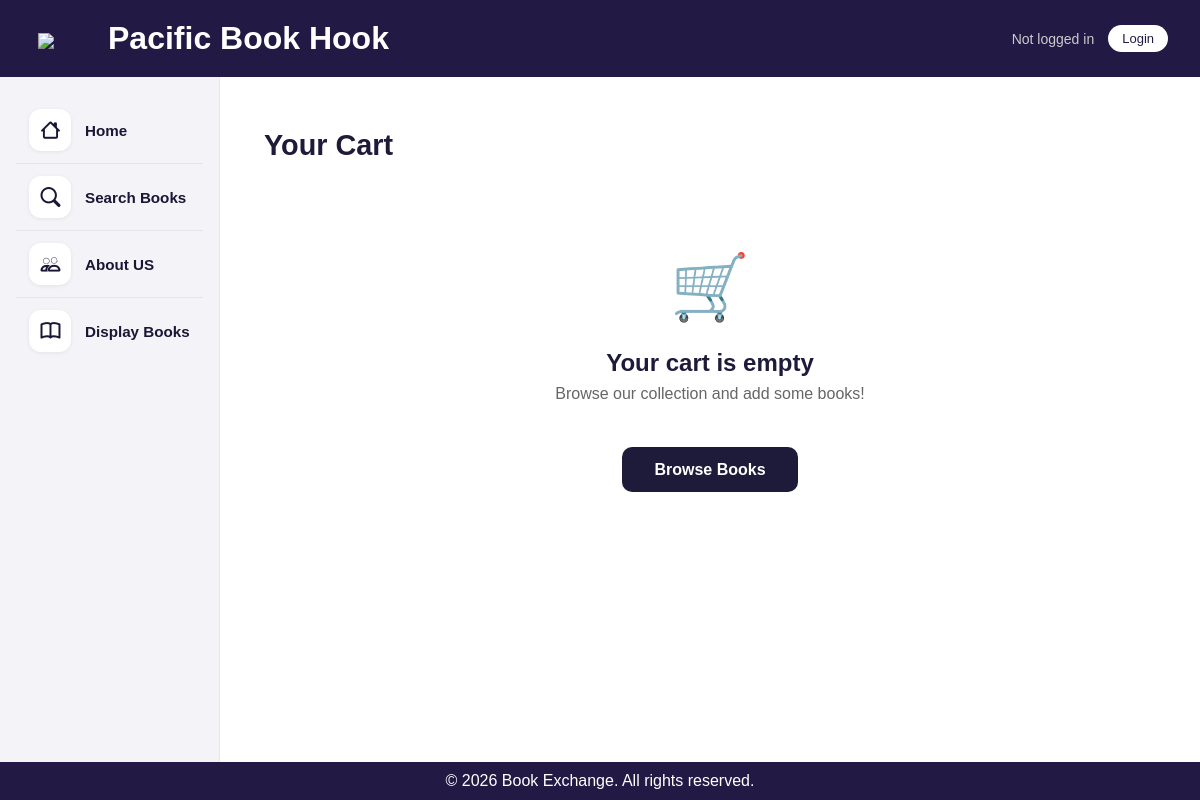
Page /cart/ on the committed database.
### bookMng/models.py (models this page shows, shortened)
class MainMenu(models.Model):
    item = models.CharField(max_length=300, unique=True)
    link = models.CharField(max_length=300, unique=True)
    sort_order = models.IntegerField(default=0)

### cart/views.py (the view)
# urls.py: path('', views.cart_detail, name='cart_detail'),
def cart_detail(request):
    if request.user.is_authenticated:
        db_items, total, total_items = _get_db_cart_items(request.user)
        items = _enrich_db_items(db_items)
    else:
        session_cart = SessionCart(request)
        items = session_cart.items_with_books()
        total = session_cart.get_total()
        total_items = len(session_cart)
    _set_pic_paths(items)
    return render(request, 'cart/cart_detail.html', {
        'items': items,
        'total': total,
        'total_items': total_items,
    })

### bookMng/context_processors.py (called while the page is built)
def menu_links(request):
    return {
        'item_list': MainMenu.objects.all().order_by('sort_order')
    }

### cart/cart_session.py (called while the page is built, shortened)
    def __len__(self):
        return sum(clean_quantity(item.get('quantity', 0), default=0) for item in self.cart.values())

    def get_total(self):
        total = Decimal('0.00')
        for item in self.cart.values():
            quantity = clean_quantity(item.get('quantity', 0), default=0)
            price = Decimal(str(item.get('price', '0')))
            total += price * quantity
        return total

    def items_with_books(self):
        from bookMng.models import Book
        book_ids = []
        for key in self.cart.keys():
            try:
                book_ids.append(int(key))
            except ValueError:
                continue
        books = {book.pk: book for book in Book.objects.filter(pk__in=book_ids)}
        result = []
        return result

### cart/context_processors.py (called while the page is built)
def cart_count(request):
    if request.user.is_authenticated:
        try:
            count = Cart.objects.get(user=request.user).get_total_items()
        except Cart.DoesNotExist:
            count = 0
    else:
        count = len(SessionCart(request))
    return {'cart_item_count': count}

### cart/views.py (called while the page is built)
def _set_pic_paths(items):
    for item in items:
        book = item['book']
        if book.picture:
            url = book.picture.url
            book.pic_path = url[14:] if url.startswith('/static/') else url.lstrip('/')

### cart/templates/cart/cart_detail.html (shortened to what this page needs)
{% extends "base.html" %}
{% load static %}
{% block content %}
<div class="cart-page">
  <h1 class="cart-title">Your Cart
  </h1>
  {% if items %}
    <div class="cart-layout">
      <div class="cart-items">
        {% for item in items %}
        <div class="cart-card">
          {% if item.book.picture %}
            <img src="{% static item.book.pic_path %}" alt="{{ item.book.name }}">
          {% else %}
            <div class="cart-book-img cart-book-img--placeholder">📚</div>
          {% endif %}
          <div class="cart-book-info">
            <h3 class="cart-book-title">{{ item.book.name }}</h3>
            <p class="cart-book-price">${{ item.price }}</p>
            {% if item.book.username %}
              <p class="cart-book-seller">Seller: {{ item.book.username }}</p>
            {% endif %}
          </div>
          <div class="cart-controls">
            <form method="post" action="{% url 'cart:cart_update' item.book.pk %}" class="qty-form">
              {% csrf_token %}
              <button type="submit" name="quantity" value="{{ item.quantity|add:'-1' }}" class="qty-btn">−</button>
              <span class="qty-value">{{ item.quantity }}</span>
              <button type="submit" name="quantity" value="{{ item.quantity|add:'1' }}" class="qty-btn">+</button>
            </form>
            <p class="cart-subtotal">${{ item.subtotal }}</p>
            <form method="post" action="{% url 'cart:cart_remove' item.book.pk %}">
              {% csrf_token %}
              <button type="submit" class="remove-btn">Remove</button>
            </form>
          </div>
        </div>
        {% endfor %}
      </div>
      <div class="cart-summary">
        <h2 class="summary-title">Order Summary</h2>
        <div class="summary-row">
          <span>Items ({{ total_items }})</span>
          <span>${{ total }}</span>
        </div>
        <div class="summary-row summary-row--total">
          <span>Total</span>
          <span>${{ total }}</span>
        </div>
        <a href="{% url 'cart:checkout' %}" class="checkout-btn">Proceed to Checkout →</a>
        <a href="/displaybooks" class="continue-btn">← Continue Shopping</a>      </div>
    </div>
  {% else %}
    <div class="empty-cart">
      <p class="empty-icon">🛒</p>
      <h2>Your cart is empty</h2>
      <p>Browse our collection and add some books!</p>
      <a href="/displaybooks" class="checkout-btn">Browse Books</a>    </div>
  {% endif %}
</div>
{% endblock %}

### bookEx/templates/base.html (shortened to what this page needs)
{% load static %}
<!DOCTYPE html>
<html lang="en">
<head>
    <link href="{%  static 'main.css' %}" rel="stylesheet" type="text/css">
    <link href="{% static 'table_format.css' %}" rel="stylesheet" type="text/css" />
    <link href="{% static 'comments.css' %}" rel="stylesheet" type="text/css" />
    <link href="{% static 'book_detail.css' %}" rel="stylesheet" type="text/css" />
    <link href="{% static 'message_box.css' %}" rel="stylesheet" type="text/css" />
    <link href="{% static 'register.css' %}" rel="stylesheet" type="text/css" />
    <link href="{% static 'login.css' %}" rel="stylesheet" type="text/css" />
    <link href="{% static 'home.css' %}" rel="stylesheet" type="text/css" />
    <link href="{% static 'search_book.css' %}" rel="stylesheet" type="text/css" />
    <link href="{% static 'favorites.css' %}" rel="stylesheet" type="text/css" />
    <link rel="stylesheet" href="https://cdn.jsdelivr.net/npm/bootstrap-icons@1.11.3/font/bootstrap-icons.css">
</head>
<body class="{% block body_class %}{% endblock %}">
    <header class="banner">
        <div class="bannerInner">
            <h1><a class="headingLink" href="/"><img src="https://cdn3.emoji.gg/stickers/76698-seal.png" class="banner-icon">Pacific Book Hook</a></h1>
            <div class="bannerRight">
                {% if user.is_authenticated %}
                    <span>{{ user.username }}</span>
                    <form action="{% url 'logout' %}?next=/" method="post">
                        {% csrf_token %}
                        <button type="submit">Logout</button>
                    </form>
                {% else %}
                    <span>Not logged in</span>
                    <a href="{% url 'login' %}?next=/">Login</a>
                {% endif %}
            </div>
        </div>
    </header>
    <div class="container">
        <nav class="sidebar">
            <ul>
               {% for item in item_list %}
                   {% if item.item and item.link %}
                       {% if user.is_authenticated or item.item != 'My Books' and item.item != 'Inbox' and item.item != 'Favorites' and item.item != 'Post Book' %}
                          <li>
                              <a href="{{ item.link }}">{{ item.item }}</a>
                          </li>
                       {% endif %}
                   {% endif %}
               {% endfor %}
            </ul>
        </nav>
        <main class="content">
            {% block content %}{% endblock content %}
        </main>
    </div>
    <footer class="footer">
        <p>&copy; 2026 Book Exchange. All rights reserved.</p>
    </footer>
</body>
</html>

### bookEx/static/main.css (style rules this page uses)
:root { --main-accent: #221a45; }
* { margin: 0; padding: 0; box-sizing: border-box; }
html { min-height: 100%; background-color: #221a45; }
body { font-family: Arial, sans-serif; min-height: 100vh; display: flex; flex-direction: column; min-width: fit-content; background-color: white; }
.banner { background-color: var(--main-accent); color: white; padding: 20px 32px; }
.banner-icon { width: 70px; height: auto; display: inline-block; vertical-align: middle; margin-left: 6px; }
.bannerInner { display: flex; justify-content: space-between; align-items: center; width: 100%; }
.bannerRight { display: flex; align-items: center; justify-content: flex-end; gap: 14px; font-size: 14px; margin-left: auto; }
.bannerRight span { color: #ccc; }
.bannerRight a { color: var(--main-accent); text-decoration: none; background-color: white; border-radius: 25px; padding: 6px 14px; font-size: 13px; }
.container { flex: 1; display: flex; }
.content { flex: 1; padding: 20px; }
.footer { background-color: var(--main-accent); color: white; text-align: center; padding: 10px; width: 100%; flex-shrink: 0; }
.sidebar { width: 220px; background-color: #f4f4f8; padding: 20px 16px; border-right: 1px solid #e8e8f0; }
.sidebar ul { list-style: none; }
.sidebar li { margin-bottom: 0; }
.sidebar li + li { border-top: 1px solid #e4e4ee; }
.sidebar a { text-decoration: none; color: #1a1635; font-weight: 600; font-size: 0.95rem; display: flex; align-items: center; gap: 14px; padding: 12px 10px; border-radius: 12px; border-left: 3px solid transparent; }
.sidebar a::before { content: ''; display: flex; align-items: center; justify-content: center; min-width: 42px; height: 42px; background-color: #ffffff; border-radius: 12px; font-family: "bootstrap-icons"; font-size: 1.2rem; box-shadow: 0 1px 4px rgba(0,0,0,0.07); color: #1a1635; }
.sidebar a[href="/"]::before { content: "\F425"; }
.sidebar a[href="/displaybooks"]::before { content: "\F194"; }
.sidebar a[href="/searchbooks"]::before { content: "\F52A"; }
.sidebar a[href="/aboutus"]::before { content: "\F4D0"; }
.headingLink { color: inherit; text-decoration: none; }
img { max-width: 100%; height: auto; display: block; }

### cart/templates/cart/cart_detail.html (style rules this page uses)
.cart-page { max-width: 1100px; margin: 2rem auto; padding: 0 1.5rem; }
.cart-title { font-size: 1.8rem; font-weight: 700; color: #1e1b3a; margin-bottom: 1.5rem; display: flex; align-items: center; gap: 1rem; }
.checkout-btn { display: block; text-align: center; margin-top: 1.25rem; background: #fff; color: #1e1b3a; font-weight: 700; padding: 0.85rem; border-radius: 10px; text-decoration: none; transition: opacity 0.2s; }
.empty-cart { text-align: center; padding: 4rem 1rem; }
.empty-icon { font-size: 4rem; margin-bottom: 1rem; }
.empty-cart h2 { color: #1e1b3a; margin-bottom: 0.5rem; }
.empty-cart p { color: #666; margin-bottom: 1.5rem; }
.empty-cart .checkout-btn { display: inline-block; background: #1e1b3a; color: #fff; padding: 0.85rem 2rem; border-radius: 10px; }

### rows in the picture
MainMenu: item "Home"
MainMenu: item "Search Books"
MainMenu: item "About US"
MainMenu: item "Display Books"
